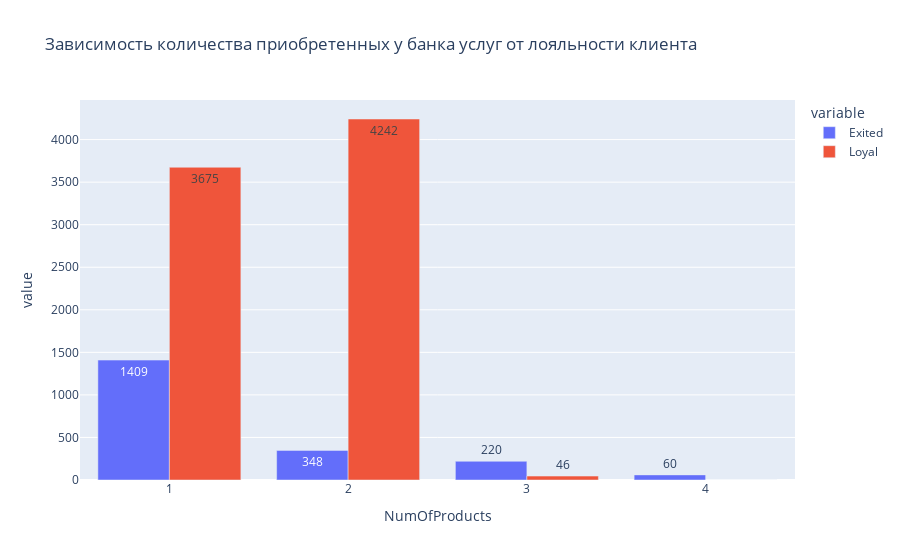

The notebook cell this image was saved under:
### Code cell
fig = px.bar(
    data_frame=grouped_by_exit,
    x=grouped_by_exit.index,
    y=['Exited', 'Loyal'],
    barmode='group',
    title='Зависимость количества приобретенных у банка услуг от лояльности клиента',
    text_auto=True
)

fig.show()

### Figure 1 — Plotly figure (JSON) as saved in the notebook; plotly's stock layout.template omitted (floating-point values rounded to 4 significant figures)
{"data": [{"alignmentgroup": "True", "hovertemplate": "variable=Exited<br>NumOfProducts=%{x}<br>value=%{y}<extra></extra>", "legendgroup": "Exited", "marker": {"color": "#636efa", "pattern": {"shape": ""}}, "name": "Exited", "offsetgroup": "Exited", "orientation": "v", "showlegend": true, "textposition": "auto", "texttemplate": "%{y}", "type": "bar", "x": [1, 2, 3, 4], "xaxis": "x", "y": [1409, 348, 220, 60], "yaxis": "y"}, {"alignmentgroup": "True", "hovertemplate": "variable=Loyal<br>NumOfProducts=%{x}<br>value=%{y}<extra></extra>", "legendgroup": "Loyal", "marker": {"color": "#EF553B", "pattern": {"shape": ""}}, "name": "Loyal", "offsetgroup": "Loyal", "orientation": "v", "showlegend": true, "textposition": "auto", "texttemplate": "%{y}", "type": "bar", "x": [1, 2, 3, 4], "xaxis": "x", "y": [3675, 4242, 46, 0], "yaxis": "y"}], "layout": {"barmode": "group", "legend": {"title": {"text": "variable"}, "tracegroupgap": 0}, "title": {"text": "Зависимость количества приобретенных у банка услуг от лояльности клиента"}, "xaxis": {"anchor": "y", "domain": [0, 1], "title": {"text": "NumOfProducts"}}, "yaxis": {"anchor": "x", "domain": [0, 1], "title": {"text": "value"}}}}
